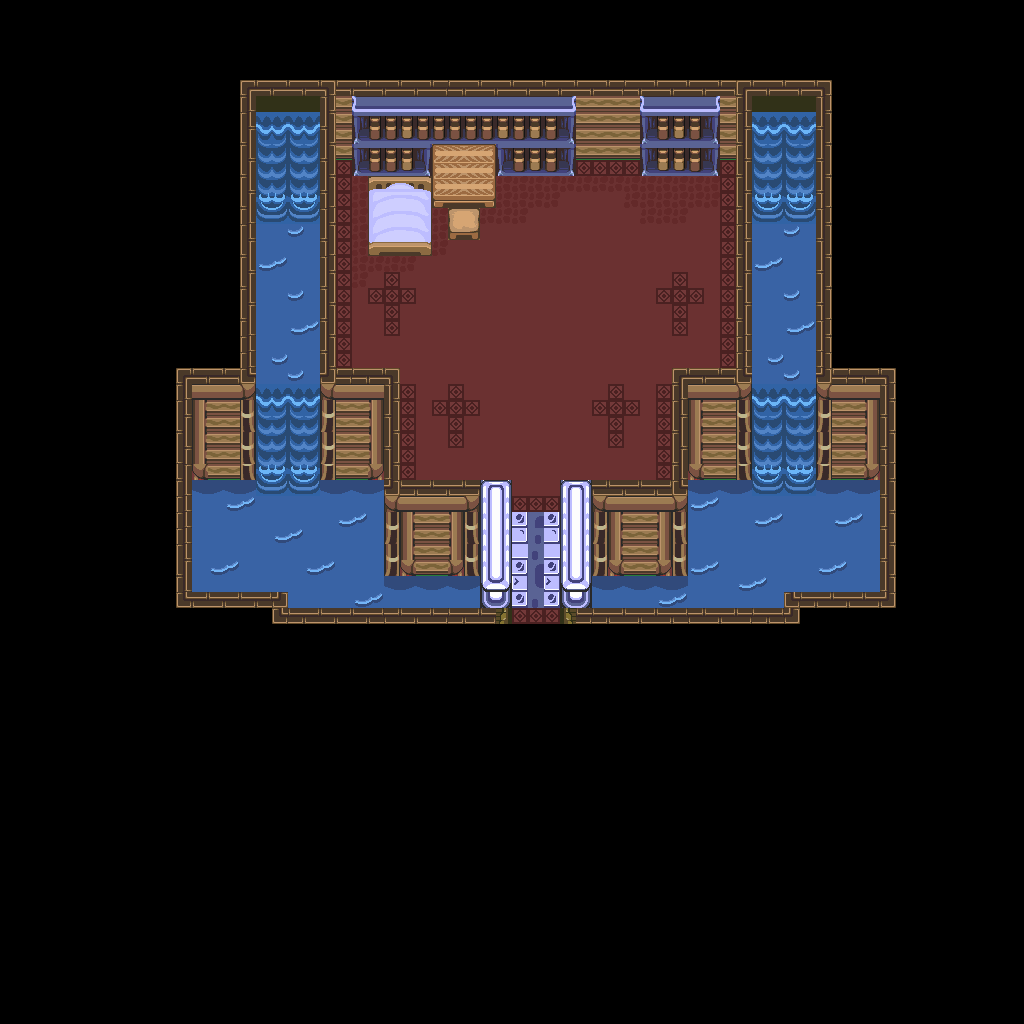

Tiled map render using the project's own tile images. Description and the map definition, with tile-layer contents summarised, below:
An orthogonal 64x64 tile map with 16x16 px tiles, 1 tile layer (base), 2 hidden layers not drawn and 11 objects.

<map version="1.10" tiledversion="1.12.1" orientation="orthogonal" renderorder="right-down" width="64" height="64" tilewidth="16" tileheight="16" infinite="0" nextlayerid="4" nextobjectid="12">
 <tileset firstgid="1" source="../classiciphone_pics4.tsx" />
 <layer id="1" name="base" width="64" height="64">
  <data>[4096 cells, 4096 non-empty, 103 distinct tile ids]</data>
 </layer>
 <layer id="2" name="collision" width="64" height="64" visible="0">
  <properties><property name="collision" value="true" /></properties>
  <data>[4096 cells, 3340 non-empty, 1 distinct tile ids]</data>
 </layer>
 <layer id="3" name="water" width="64" height="64" visible="0">
  <properties><property name="terrain" value="water" /></properties>
  <data>[4096 cells, 276 non-empty, 1 distinct tile ids]</data>
 </layer>
 <objectgroup id="4" name="npcs">
  <object id="1" x="832.0" y="320.0" width="16" height="16">
   <properties>
    <property name="script" type="string">-- Auto-converted from GraalScript
-- join("level_nopk");</property>
   </properties>
  </object>
  <object id="2" x="464.0" y="128.0" width="16" height="16">
   <properties>
    <property name="gani" value="candle.mng" />
    <property name="script" type="string">-- Auto-converted from GraalScript
-- [CLIENT-SIDE — server no-op]</property>
   </properties>
  </object>
  <object id="3" x="448.0" y="176.0" width="16" height="16">
   <properties>
    <property name="gani" value="stefanbook.png" />
    <property name="script" type="string">-- Auto-converted from GraalScript
-- [CLIENT-SIDE — server no-op]</property>
   </properties>
  </object>
  <object id="4" x="688.0" y="320.0" width="16" height="16">
   <properties>
    <property name="gani" value="safe.png" />
    <property name="script" type="string">-- Auto-converted from GraalScript
-- [CLIENT-SIDE — server no-op]</property>
   </properties>
  </object>
  <object id="5" x="448.0" y="208.0" width="16" height="16">
   <properties>
    <property name="gani" value="amz_chair.png" />
    <property name="script" type="string">-- Auto-converted from GraalScript
-- [CLIENT-SIDE — server no-op]
-- function onCreated(){
-- dontblock();
-- drawunderplayer();}</property>
   </properties>
  </object>
  <object id="6" x="592.0" y="144.0" width="16" height="16">
   <properties>
    <property name="gani" value="pottedplant.png" />
    <property name="script" type="string">-- Auto-converted from GraalScript
-- [CLIENT-SIDE — server no-op]</property>
   </properties>
  </object>
  <object id="7" x="256.0" y="400.0" width="16" height="16">
   <properties>
    <property name="gani" value="waterani.mng" />
    <property name="script" type="string">-- Auto-converted from GraalScript
-- [CLIENT-SIDE — server no-op]</property>
   </properties>
  </object>
  <object id="8" x="256.0" y="128.0" width="16" height="16">
   <properties>
    <property name="gani" value="waterani.mng" />
    <property name="script" type="string">-- Auto-converted from GraalScript
-- [CLIENT-SIDE — server no-op]</property>
   </properties>
  </object>
  <object id="9" x="752.0" y="128.0" width="16" height="16">
   <properties>
    <property name="gani" value="waterani.mng" />
    <property name="script" type="string">-- Auto-converted from GraalScript
-- [CLIENT-SIDE — server no-op]</property>
   </properties>
  </object>
  <object id="10" x="752.0" y="400.0" width="16" height="16">
   <properties>
    <property name="gani" value="waterani.mng" />
    <property name="script" type="string">-- Auto-converted from GraalScript
-- [CLIENT-SIDE — server no-op]</property>
   </properties>
  </object>
  <object id="11" x="832.0" y="272.0" width="16" height="16">
   <properties>
    <property name="script" type="string">-- Auto-converted from GraalScript
-- [CLIENT-SIDE — server no-op]
-- function onPlayerenters() {
-- seteffect(0,0,0,0.4);
-- }</property>
   </properties>
  </object>
 </objectgroup>
</map>
